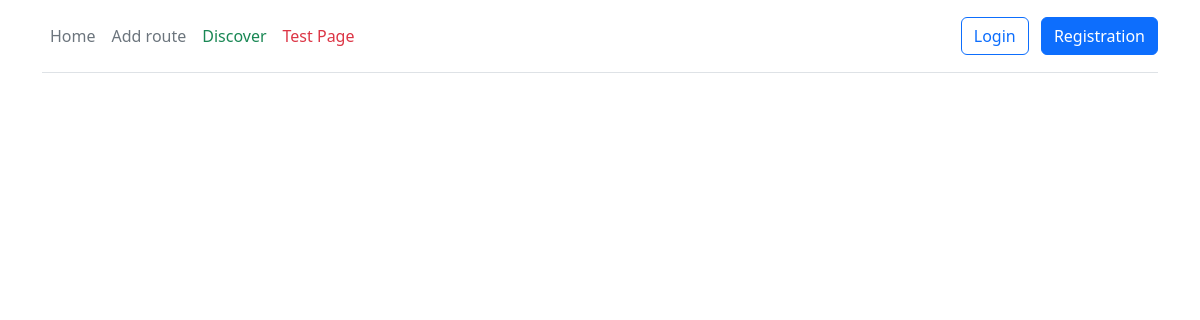
Before: /route/1/event with the older database file.
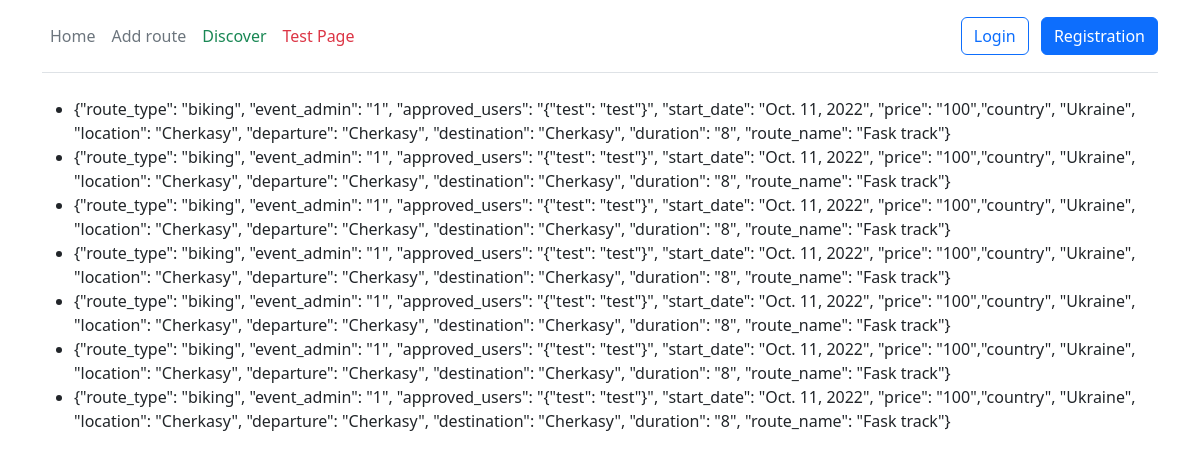
After: the same page with the newer database file.
### route/models.py (models this page shows, shortened)
class Route(models.Model):
    class RouteType(models.TextChoices):
        bicycle_route = 'bicycle', gettext_lazy('bicycle')
        hiking_route = 'hiking', gettext_lazy('hiking')
    route_name = models.CharField(max_length=255, null=True)
    route_type = models.CharField(max_length=50, choices=RouteType.choices, default=RouteType.hiking_route)
    departure = models.IntegerField()
    stopping = models.JSONField()
    destination = models.IntegerField()
    country = models.CharField(max_length=50)
    location = models.CharField(max_length=50)
    description = models.TextField()
    duration = models.IntegerField()
    class Meta:
        verbose_name = 'Route'
        verbose_name_plural = 'Routes'

### route/views.py (the view)
# urls.py: path('<int:route_id>/event', views.event, name='event'),
def event(request, route_id):
    cursor = connection.cursor()
    raw_query = f"""SELECT route_route.route_type,
                            route_event.event_admin,
                            route_event.approved_users,
                            route_event.start_date,
                            route_event.price,
                            route_route.country,
                            route_route.location,
                            start.name  AS departure,
                            finish.name AS destination,
                            route_route.duration,
                            route_route.route_name
                            FROM route_event
                                 JOIN route_route
                                      ON route_event.route_id = route_route.id
                                 JOIN route_place as start
                                      ON start.id = route_route.departure
                                 JOIN route_place AS finish
                                      ON finish.id = route_route.destination
                            WHERE route_id='{route_id}' AND route_event.start_date >= '{datetime.date.today()}';"""
    cursor.execute(raw_query)
    row = cursor.fetchall()
    result = [{'route_type': itm[0], 'event_admin': itm[1], 'approved_users': itm[2], 'start_date': itm[3],
               'price': itm[4], 'country': itm[5], 'location': itm[6], 'departure': itm[7],
               'destination': itm[8], 'duration': itm[9], 'route_name': itm[10]} for itm in row]
    if result is not None:
        return render(request, 'route/event.html', {"result": result})
    else:
        return render(request, 'route/does_not_exist.html', {'result': 'Events do not exist'})

### templates/route/event.html (shortened to what this page needs)
{% extends 'route/layout.html' %}
{% block content %}
    <ul>
        {% for itm in result %}
            <li>
                {"route_type": "{{ itm.route_type }}", "event_admin": "{{ itm.event_admin }}",
                "approved_users": "{{ itm.approved_users }}", "start_date": "{{ itm.start_date }}",
                "price": "{{ itm.price }}","country", "{{ itm.country }}",
                "location": "{{ itm.location }}", "departure": "{{ itm.departure }}",
                "destination": "{{ itm.destination }}", "duration": "{{ itm.duration }}",
                "route_name": "{{ itm.route_name }}"}
            </li>
        {% endfor %}
    </ul>
{% endblock %}

Changed rows visible on the page:
now on this page (row edited): Route: route_type "biking", event_admin "1", approved_users "{\"test\": \"test\"}", start_date "Oct. 11, 2022", price "100", country "Ukraine", location "Cherkasy", departure "Cherkasy", destination "Cherkasy", duration "8", route_name "Fask track"
